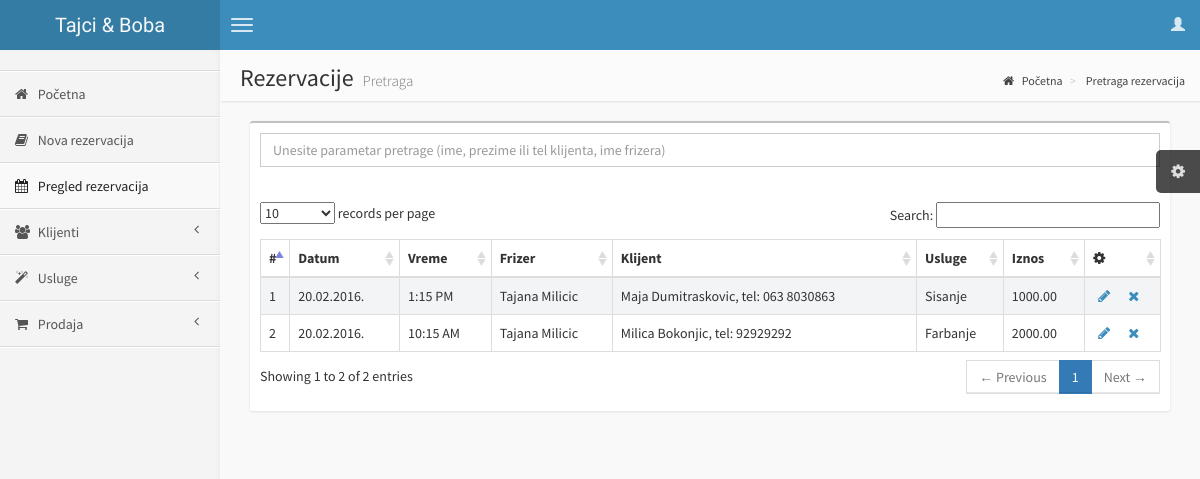
/salon/pages/rezervacijePretraga.php, run on the app's committed database.
### tables this page shows
CREATE TABLE IF NOT EXISTS `rezervacija` (
  `ID` int(11) NOT NULL AUTO_INCREMENT,
  `datum` varchar(200) NOT NULL,
  `vreme` varchar(200) NOT NULL,
  `frizerID` int(11) NOT NULL,
  `klijentID` int(11) NOT NULL,
  `iznos` decimal(10,2) DEFAULT NULL,
  PRIMARY KEY (`ID`),
  KEY `frizerID` (`frizerID`),
  KEY `klijentID` (`klijentID`)
);

CREATE TABLE IF NOT EXISTS `frizer` (
  `ID` int(11) NOT NULL AUTO_INCREMENT,
  `ime` varchar(100) NOT NULL,
  `prezime` varchar(200) NOT NULL,
  `status` tinyint(1) NOT NULL,
  PRIMARY KEY (`ID`)
);

CREATE TABLE IF NOT EXISTS `klijent` (
  `ID` int(11) NOT NULL AUTO_INCREMENT,
  `ime` varchar(100) NOT NULL,
  `prezime` varchar(200) DEFAULT NULL,
  `datumRodj` varchar(200) DEFAULT NULL,
  `tel` varchar(30) NOT NULL,
  PRIMARY KEY (`ID`)
);

### salon/pages/rezervacijePretraga.php (the view, shortened to what this page needs)
<!DOCTYPE html>
<html>
    <head>
        <link href="//maxcdn.bootstrapcdn.com/bootstrap/3.2.0/css/bootstrap.min.css" rel="stylesheet" type="text/css" />
        <link href="//cdnjs.cloudflare.com/ajax/libs/font-awesome/4.1.0/css/font-awesome.min.css" rel="stylesheet" type="text/css" />
        <link href="//code.ionicframework.com/ionicons/1.5.2/css/ionicons.min.css" rel="stylesheet" type="text/css" />
        <link href="../css/AdminLTE.css" rel="stylesheet" type="text/css" />
        <link href="../../css/datatables/dataTables.bootstrap.css" rel="stylesheet" type="text/css" />
    </head>
    <body class="skin-blue">
         <?php
                            include "konekcija.php";
                            ?>
        <header class="header">
            <a href="home.php" class="logo">
                Tajci & Boba
            </a>
            <nav class="navbar navbar-static-top" role="navigation">
                <a href="#" class="navbar-btn sidebar-toggle" data-toggle="offcanvas" role="button">
                    <span class="icon-bar"></span>
                    <span class="icon-bar"></span>
                    <span class="icon-bar"></span>
                </a>
                <div class="navbar-right">
                    <ul class="nav navbar-nav">
                        <?php
                        include "userLogout.php";
                        ?>
                    </ul>
                </div>
            </nav>
        </header>
        <div class="wrapper row-offcanvas row-offcanvas-left">
            <aside class="left-side sidebar-offcanvas">
                <section class="sidebar">
                    <div class="user-panel">
                    </div>
                    <ul class="sidebar-menu">
                        <li>
                            <a href="home.php">
                                <i class="fa fa-home"></i> <span>Početna</span>
                            </a>
                        </li>
                        <li>
                            <a href="rezervacijaNova.php">
                                <i class="fa fa-book"></i> <span>Nova rezervacija</span>
                            </a>
                        </li>
                        <li class="active">
                            <a href="rezervacijePretraga.php">
                                <i class="fa fa-calendar"></i> <span>Pregled rezervacija</span>
                            </a>
                        </li>
                       <li class="treeview">
                            <a href="#">
                                <i class="fa fa-users"></i>
                                <span>Klijenti</span>
                                <i class="fa fa-angle-left pull-right"></i>
                            </a>
                        </li>
                        <li class="treeview">
                            <a href="#">
                                <i class="fa fa-magic"></i>
                                <span>Usluge</span>
                                <i class="fa fa-angle-left pull-right"></i>
                            </a>
                        </li>
                        <li class="treeview">
                            <a href="#">
                                <i class="fa fa-shopping-cart"></i>
                                <span>Prodaja</span>
                                <i class="fa fa-angle-left pull-right"></i>
                            </a>
                        </li>
                    </ul>
                </section>
            </aside>
            <aside class="right-side">
                <section class="content-header">
                    <h1>
                        Rezervacije
                        <small>Pretraga</small>
                    </h1>
                    <ol class="breadcrumb">
                        <li ><a href="home.php"><i class="fa fa-home"></i> Početna</a></li>
                        <li ><a href="rezervacijePretraga.php"><i></i> Pretraga rezervacija</a></li>
                    </ol>
                </section>
                <section class="content">
                    <div class="col-xs-12">
                    <div class="box">
                        <div class="box-header">
                            <?php
                            $upit="SELECT r.ID AS rezId, r.datum AS datumRez, r.vreme AS vremeRez, r.iznos AS iznos, f.ime AS imeFrizera, f.prezime AS prezFrizera, k.ime AS imeKlijenta, k.prezime AS prezKlijenta, k.tel AS telKlijenta FROM rezervacija r LEFT JOIN klijent k ON r.klijentID=k.ID LEFT JOIN frizer f ON r.frizerID=f.ID order by r.datum desc, r.vreme desc";
                            if (!$rez=mysqli_query($baza, $upit)) {
                                echo "Nastala je greška pri pravljenju upita.</div>";
                                die();
                            } if (mysqli_num_rows($rez)==0){
                                echo "Nema podataka.</div>";
                            }
                            else {
                            ?>
                            <div class="box-body">
                                <div class="form-group">
                                    <input name="param" class="form-control" id="paramInput" placeholder="Unesite parametar pretrage (ime, prezime ili tel klijenta, ime frizera)"
                                    onkeyup="pronadjiRezervaciju(paramInput.value)">
                                </div>
                            </div>
                        </div>
                        <div id="rezervacijeRezultat" class="box-body table-responsive">
                            <table id="example1" class="table table-bordered table-striped">
                                <thead>
                                <tr>
                                    <th title="Redni broj">#</th>
                                    <th>Datum</th>
                                    <th>Vreme</th>
                                    <th>Frizer</th>
                                    <th>Klijent</th>
                                    <th>Usluge</th>
                                    <th>Iznos</th>
                                    <th title="Akcije"><i class="fa fa-cog"></i></i></th>
                                </tr>
                                </thead>
                                <tbody>
                                <?php
                                $brojac = 1;
                                while ($red=mysqli_fetch_array($rez))
                                {
                                    $rezId=$red['rezId'];
                                    $rezDatum=$red['datumRez'];
                                    $rezVreme=$red['vremeRez'];
                                    $frizer=$red['imeFrizera']." ".$red['prezFrizera'];
                                    $klijent=$red['imeKlijenta']." ".$red['prezKlijenta'].", tel: ".$red['telKlijenta'];
                                    $iznos=$red['iznos'];
                                    $usluge = null;
                                    $upitRezUsluge="SELECT u.naziv AS nazivUsluge FROM rezusluga r LEFT JOIN usluga u ON r.uslugaID=u.ID WHERE r.rezID=".$rezId;
                                    if (!$u=mysqli_query($baza, $upitRezUsluge)) {
                                        echo "Nastala je greška pri pravljenju upita.</div>";
                                        die();
                                    }else {
                                        $br = 0;
                                        while ($red=mysqli_fetch_array($u)){
                                            $usluge[$br]=$red['nazivUsluge'];
                                            $br++;
                                        }
                                    }
                                    ?>
                                    <tr>
                                        <td><?php echo $brojac?></td>
                                        <td><?php if($rezDatum!=null) echo date('d.m.Y.', $rezDatum)?></td>
                                        <td><?php if($rezVreme!=null) echo date('g:i A', $rezVreme)?></td>
                                        <td><?php echo $frizer?></td>
                                        <td><?php echo $klijent?></td>
                                        <td><?php if($usluge!=null && count($usluge)!=0) echo implode(", ", $usluge)?></td>
                                        <td><?php echo $iznos?></td>
                                        <td title="Akcije">
                                            <form role="form" method="get">
                                                <a href="rezervacijaIzmena.php?id=<?php echo $rezId?>" title="Izmeni rezervaciju"><i class="fa fa-pencil" style="margin-right: 15px; margin-left:5px;"></i></a>
                                                <a href="rezervacijePretraga.php?id=<?php echo $rezId?>" title="Obriši rezervaciju"><i class="fa fa-times"></i></a>
                                            </form>
                                        </td>
                                    </tr>
                                    <?php
                                    $brojac++;
                                }
                                ?>
                                </tbody>
                                </table>
                            <?php
                            }
                            ?>
                        </div>
                    </div>
                </div>
                </section>
            </aside>
        </div>
    </body>
</html>

### salon/pages/userLogout.php (shortened to what this page needs)
<li class='dropdown user user-menu'>
    <a href='#' class='dropdown-toggle' data-toggle='dropdown'>
       <i class='glyphicon glyphicon-user'></i>
</a>
</li>

### data on the page
rezervacija: datum "20.02.2016.", vreme "1:15 PM", frizerID.prezime "Tajana Milicic", klijentID.tel "Maja Dumitraskovic, tel: 063 8030863", usluge "Sisanje", iznos "1000.00"
rezervacija: datum "20.02.2016.", vreme "10:15 AM", frizerID.prezime "Tajana Milicic", klijentID.tel "Milica Bokonjic, tel: 92929292", usluge "Farbanje", iznos "2000.00"
